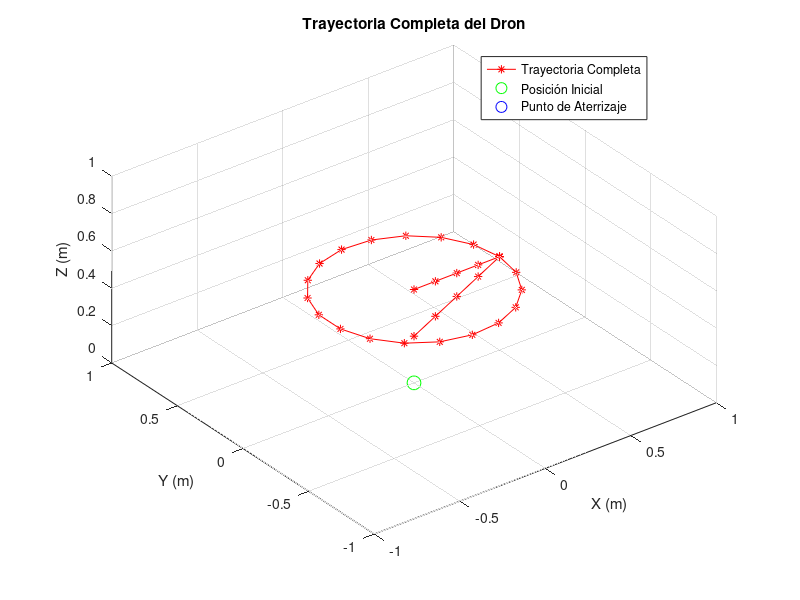

Write MATLAB code to recreate this figure. (Note: this script raises an error after producing the figure.)
% =========================================================================
% EXPERIMENTOS CON CRAZYFLIE 2.1
% -------------------------------------------------------------------------
% Experimento 4: Vuelo a través de una trayectoria circular
% =========================================================================

%% Parte 1: Carpeta con herramientas de software para interacción con Crazyflie
% Se añade al path de Matlab la carpeta con las funciones Crazyflie
addpath('crazyflie');

%% Parte 2: Generación de trayectoria
% Se generará una trayectoria circular de 1.0 metro de diámetro a una 
% altura dada, a partir del punto de despegue del Crazyflie. 

% Posición inicial relativa del dron (en metros)
posicion_inicial = [0.0, 0.0, 0.0];

% Información del vuelo 
altura_de_despegue = 0.50; % (en metros)
tiempo_de_despegue = 0.75; % (en segundos)
radio_de_trayectoria = 0.50; % (en metros)
velocidad_de_vuelo = 1.00; % (en metros/segundo)

% Generación de puntos clave de la trayectoria
punto_de_despegue = posicion_inicial + [0.0, 0.0, altura_de_despegue];
punto_inicial_de_trayectoria = punto_de_despegue + [radio_de_trayectoria, 0.0, 0.0];
punto_final_de_trayectoria = punto_inicial_de_trayectoria - [radio_de_trayectoria, 0.0, 0.25];
punto_de_aterrizaje = punto_final_de_trayectoria - [0.0, 0.0, altura_de_despegue];

% Generación de la trayectoria
% Movimiento lineal hasta el punto inicial de la circunferencia
N1 = 5;
x_lineal = linspace(punto_de_despegue(1), punto_inicial_de_trayectoria(1), N1);
y_lineal = linspace(punto_de_despegue(2), punto_inicial_de_trayectoria(2), N1);
z_lineal = linspace(punto_de_despegue(3), punto_inicial_de_trayectoria(3), N1);

% Trayectoria circular en el plano XY a altura constante
N2 = 20;
theta = linspace(0, 2*pi, N2); % Dividir la circunferencia en 20 puntos
x_circulo = punto_de_despegue(1) + radio_de_trayectoria * cos(theta);
y_circulo = punto_de_despegue(2) + radio_de_trayectoria * sin(theta);
z_circulo = ones(size(theta)) * punto_de_despegue(3); % Mantener la altura constante

% Regreso al centro del círculo
N3 = 5;
x_regreso = linspace(x_circulo(end), punto_final_de_trayectoria(1), N3);
y_regreso = linspace(y_circulo(end), punto_final_de_trayectoria(2), N3);
z_regreso = linspace(z_circulo(end), punto_final_de_trayectoria(3), N3);

% Concatenación de todos los segmentos en un solo conjunto de arreglos x, y, z
x = [x_lineal, x_circulo, x_regreso];
y = [y_lineal, y_circulo, y_regreso];
z = [z_lineal, z_circulo, z_regreso];

% Visualización 3D
figure;
plot3(x, y, z, 'r*-', 'DisplayName', 'Trayectoria Completa'); % Línea de la trayectoria completa
hold on;

% Puntos de despegue y aterrizaje
plot3(posicion_inicial(1), posicion_inicial(2), posicion_inicial(3), 'go', 'MarkerSize', 10, 'DisplayName', 'Posición Inicial');
plot3(punto_de_aterrizaje(1), punto_de_aterrizaje(2), punto_de_aterrizaje(3), 'bo', 'MarkerSize', 10, 'DisplayName', 'Punto de Aterrizaje');

xlabel('X (m)');
ylabel('Y (m)');
zlabel('Z (m)');
title('Trayectoria Completa del Dron');
legend; % Muestra la leyenda
grid on;
axis equal;
axis([-1 1 -1 1 0 1]);
view(3);
hold off;

%% Ejecución de vuelo en Crazyflie con Flow Deck
% Recordatorio: Previo a ejecutar esta sección debe conectar el dispositivo 
% Crazyradio en algún puerto USB de su ordenador y encender el Crazyflie. 

% Importante, antes de ejecutar esta sección de código debe asegurarse que
% el dron tiene espacio físico suficiente para completar la trayectoria.

% Secuencia del experimento:
% Conexión con Crazyflie
dron_id = 8; 
crazyflie_1 = crazyflie_connect(dron_id); 
% Despegue a una altura específica en un tiempo dado
crazyflie_takeoff(crazyflie_1, altura_de_despegue, tiempo_de_despegue); 
pause(0.5); % tiempo de seguridad
% Seguimiento de la trayectoria a la velocidad especificada
for i = 1:N
    crazyflie_move_to_position(crazyflie_1, x(i), y(i), z(i), velocidad_de_vuelo);
end
pause(0.5); % tiempo de seguridad
% Aterrizaje
crazyflie_land(crazyflie_1); 
% Desconexión
crazyflie_disconnect(crazyflie_1); 